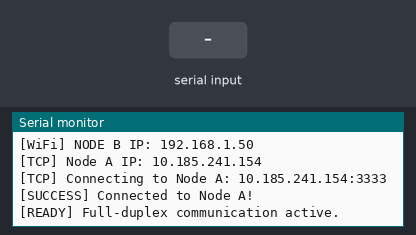
Bench run of a sketch on a simulated ESP32. On the bench: the last lines printed to the serial monitor. The test bench sets the inputs (shaded band). WiFi joins after 1.5 s; servers stay silent unless stated.

Above: at 3.9 s.
4.0 s: "1\n" received over Serial
At 4.16 s:
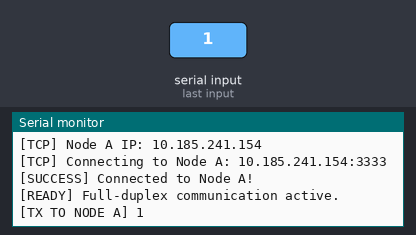
5.5 s: "0\n" received over Serial
At 6.7 s:
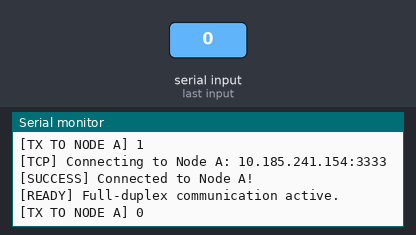
7.0 s: "2\n" received over Serial
At 8.1 s:
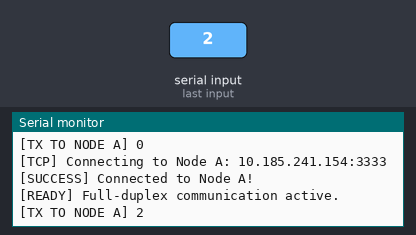

Measured:
- after the input at 4.0 s, the serial monitor: prints a new line at once (image 1)
- after the input at 5.5 s, the serial monitor: prints a new line at once (image 2)
- after the input at 7.0 s, the serial monitor: prints a new line after 0.43 s (image 3)

The sketch:

esp32_loranet_node_b.ino
```cpp
#include <WiFi.h>

// ==========================================
// LORANET NODE B - FULL DUPLEX TCP CLIENT
// ==========================================

const char* ssid = "Mxddy";
const char* password = "87654321";

// ACTUAL NODE A IP FROM YOUR DASHBOARD
IPAddress peerIP(10, 185, 241, 154);

const uint16_t PORT = 3333;

WiFiClient connection;

String txBuffer = "";
String rxBuffer = "";

unsigned long lastRetry = 0;
unsigned long lastWiFiCheck = 0;

void connectToNodeA() {

  if (connection.connected()) return;

  connection.stop();

  Serial.print("\n[TCP] Connecting to Node A: ");
  Serial.print(peerIP);
  Serial.print(":");
  Serial.println(PORT);

  if (connection.connect(peerIP, PORT, 5000)) {

    connection.setNoDelay(true);

    Serial.println("[SUCCESS] Connected to Node A!");

    connection.println("NODE_B: [ONLINE] Ready");

    Serial.println("[READY] Full-duplex communication active.");
  }
  else {
    Serial.println("[ERROR] Connection failed!");
  }
}

void setup() {

  Serial.begin(115200);
  delay(1000);

  Serial.println("\n===== LORANET NODE B =====");

  WiFi.mode(WIFI_STA);
  WiFi.setAutoReconnect(true);
  WiFi.begin(ssid, password);

  Serial.print("Connecting to WiFi");

  while (WiFi.status() != WL_CONNECTED) {
    delay(500);
    Serial.print(".");
  }

  WiFi.setSleep(false);

  Serial.println("\n[WiFi] Connected!");

  Serial.print("[WiFi] NODE B IP: ");
  Serial.println(WiFi.localIP());

  Serial.print("[TCP] Node A IP: ");
  Serial.println(peerIP);

  connectToNodeA();
}

void loop() {

  // 1. WiFi monitoring
  if (WiFi.status() != WL_CONNECTED) {

    if (millis() - lastWiFiCheck >= 5000) {
      lastWiFiCheck = millis();
      Serial.println("[WiFi] Reconnecting...");
      WiFi.reconnect();
    }

    return;
  }

  // 2. TCP reconnection
  if (!connection.connected()) {

    connection.stop();

    if (millis() - lastRetry >= 3000) {
      lastRetry = millis();
      connectToNodeA();
    }

    delay(10);
    return;
  }

  // 3. RECEIVE from Node A
  while (connection.available()) {

    char c = connection.read();

    if (c == '\n') {

      rxBuffer.trim();

      if (rxBuffer.length() > 0) {
        Serial.print("\n[RX FROM NODE A] ");
        Serial.println(rxBuffer);
      }

      rxBuffer = "";
    }
    else if (c != '\r' && rxBuffer.length() < 256) {
      rxBuffer += c;
    }
  }

  // 4. TRANSMIT to Node A
  while (Serial.available()) {

    char c = Serial.read();

    if (c == '\n' || c == '\r') {

      txBuffer.trim();

      if (txBuffer.length() > 0) {

        connection.println("NODE_B: " + txBuffer);
        connection.flush();

        Serial.print("[TX TO NODE A] ");
        Serial.println(txBuffer);

        txBuffer = "";
      }
    }
    else if (txBuffer.length() < 256) {
      txBuffer += c;
    }
  }

  delay(2);
}
```
